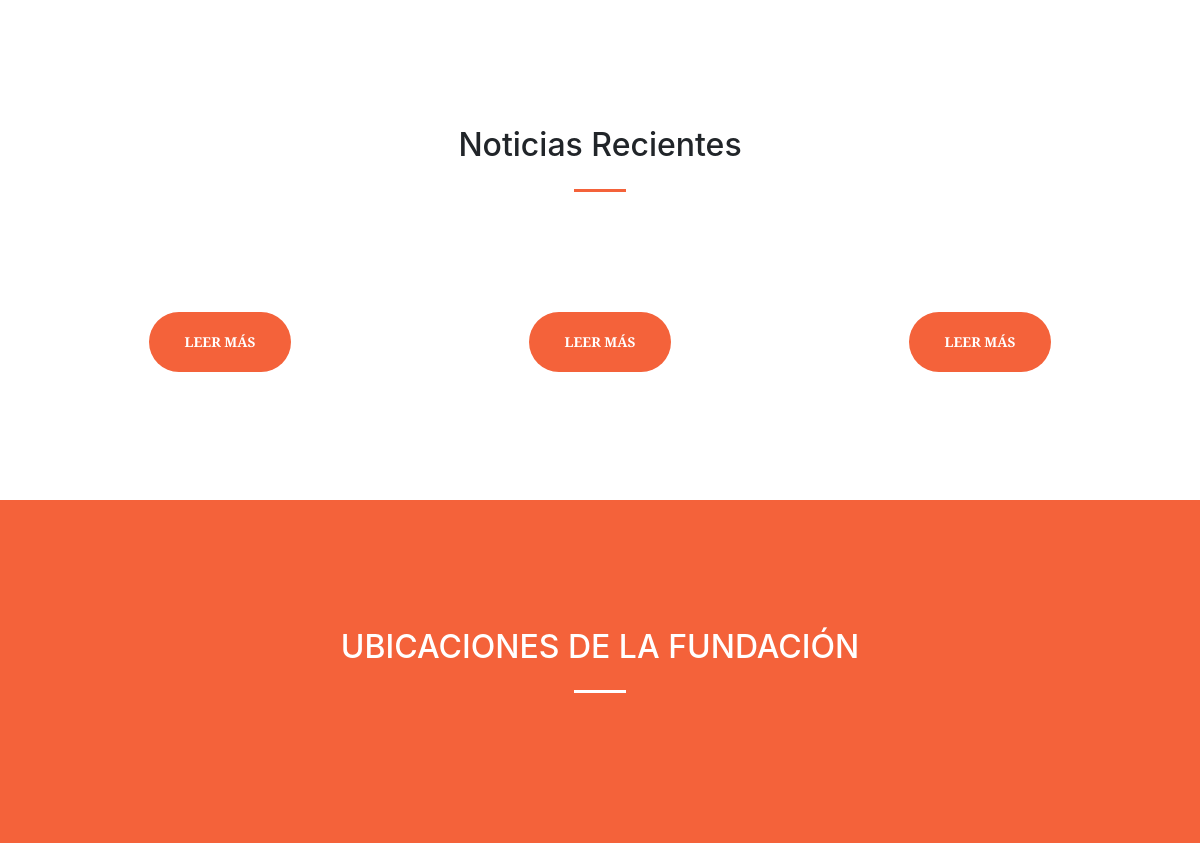
Before: / (middle part) with the older database file.
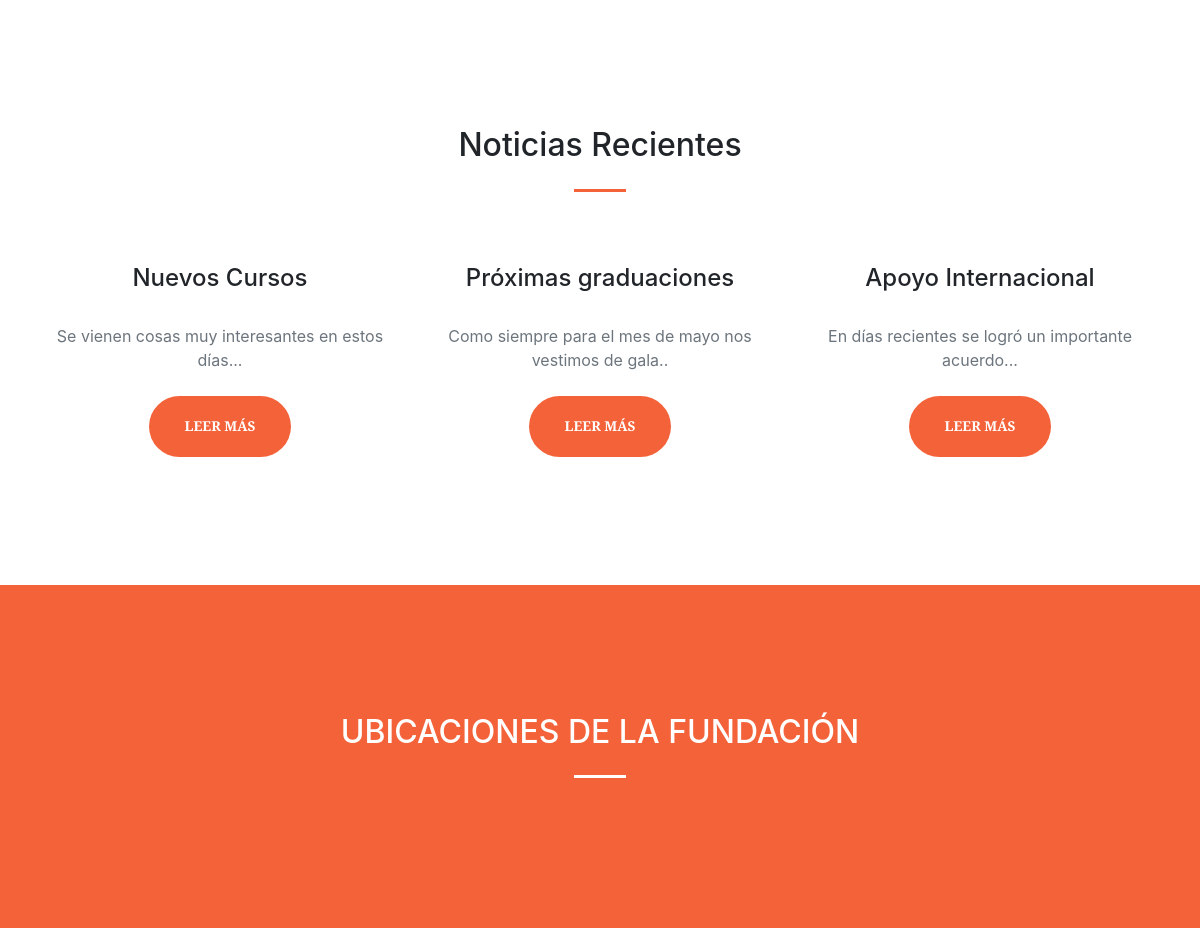
After: the same page with the newer database file.
### tables this page shows
CREATE TABLE IF NOT EXISTS `noticias` (
  `Id_Noti` int(5) NOT NULL,
  `Titulo` varchar(150) NOT NULL,
  `Descripcion` varchar(450) NOT NULL,
  `Contenido` varchar(1500) NOT NULL,
  `Estado` char(5) NOT NULL,
  `Fecha` date NOT NULL,
  `lugar_noti` int(5) NOT NULL,
  PRIMARY KEY (`Id_Noti`)
);

### php/Conexion.php (the view, shortened to what this page needs)
<?php
    function conectar(){
        $user = "root";
        $pass = "";
        $server = "localhost";
        $basededatos = "sirama";
        $q = mysqli_connect($server, $user, $pass, $basededatos, "3308") or die ("No se pudo establecer coexión al servidor: " . mysqli_error());
        return $q;
    }
        function obtenerTitu_Noti1($IdNot){
            $cone = conectar();
            $q = "select Titulo from noticias Where lugar_noti = '$IdNot' && estado = '1' ";
            $r = mysqli_query($cone, $q);
            while ($col = mysqli_fetch_array($r)) {
                    $Tit1 = $col['Titulo'];
            }
            return $Tit1;
        }
        function imprimirTitu_Noti1($IdNot){
            $Tit1 = obtenerTitu_Noti1($IdNot);
                    $impri1 = "<h3 class='h4 mb-2'>" . $Tit1 . "</h3>";
            return $impri1;
        }
        function obtenerDes_Noti1($IdNot){
            $cone = conectar();
            $q = "select Descripcion from noticias Where lugar_noti = '$IdNot' && estado = '1' ";
            $r = mysqli_query($cone, $q);
            while ($col = mysqli_fetch_array($r)) {
                $Des1 = $col['Descripcion'];
            }
            return $Des1;
        }
        function imprimirDes_Noti1($IdNot){
            $Des1 = obtenerDes_Noti1($IdNot);
            $impri1 = "<p class='text-muted mb-0'>" . $Des1 . "</p>";
            return $impri1;
        }
?>

Changed rows visible on the page:
now on this page (row edited): noticias: Titulo "Nuevos Cursos", Descripcion "Se vienen cosas muy interesantes en estos días..."
now on this page (row edited): noticias: Titulo "Próximas graduaciones", Descripcion "Como siempre para el mes de mayo nos vestimos de gala.."
now on this page (row edited): noticias: Titulo "Apoyo Internacional", Descripcion "En días recientes se logró un importante acuerdo..."
